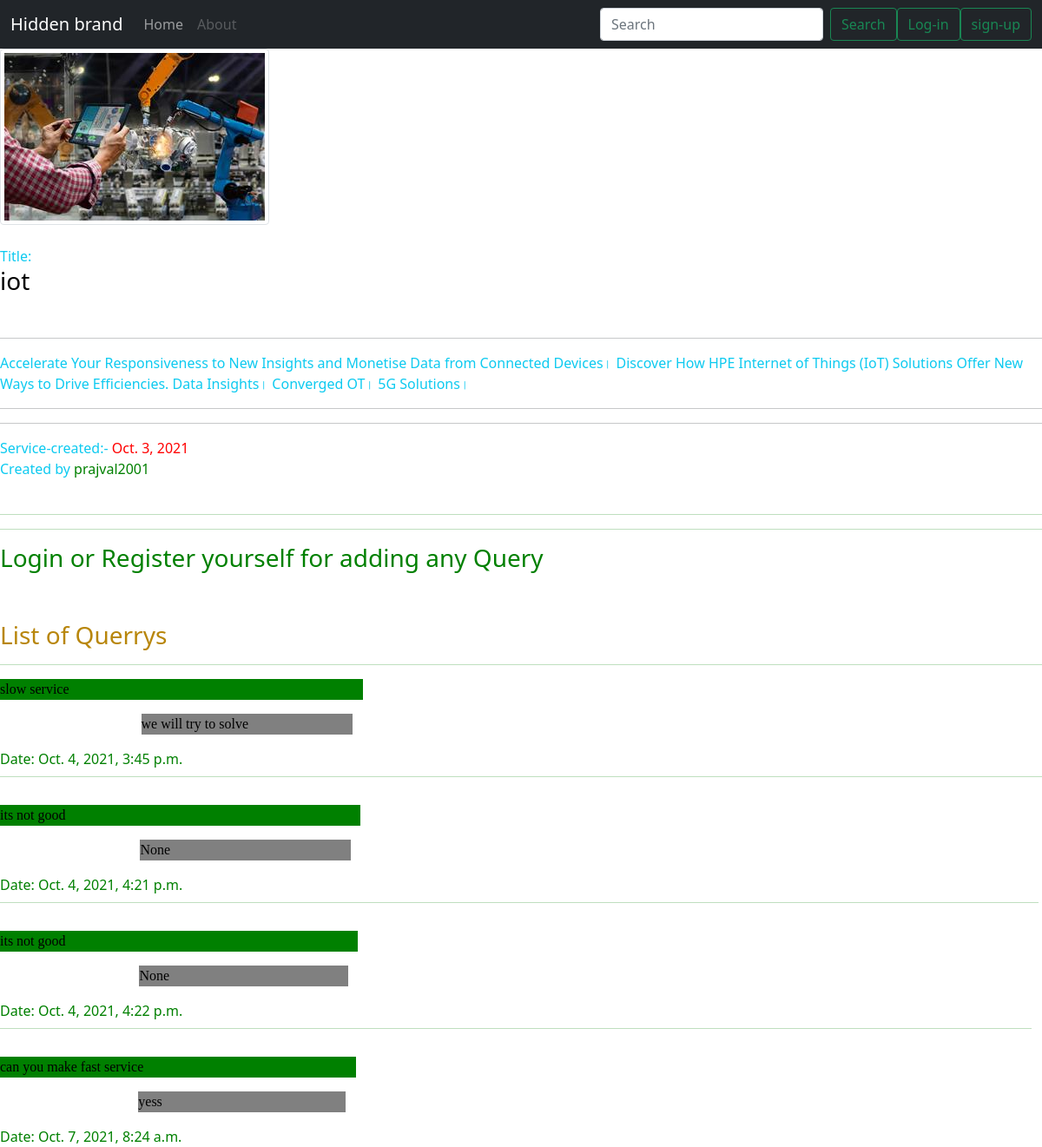
/post/detail/42, run on the app's committed database.
### service/models.py (models this page shows, shortened)
class Post(models.Model):
    title=models.CharField(max_length=150)
    body=models.TextField()
    liked=models.IntegerField(default=0)
    creator = models.ForeignKey(User, on_delete=CASCADE)
    updated=models.DateField(auto_now=True)
    created=models.DateField(auto_now_add=True)
    cover=models.ImageField(blank=True, null=True)

class Querry(models.Model):
    content=models.TextField()
    provider=models.ForeignKey(User,on_delete=CASCADE)
    post=models.ForeignKey(Post,on_delete=CASCADE, default=None)
    date_created=models.DateTimeField(auto_now_add=True,help_text="The date and time the Querry was created.")
    date_edited=models.DateTimeField(null=True,help_text="The date and time the Querry was last edited.")
    Answer=models.CharField(default=None,max_length=1000,null=True,blank=True)

### service/views.py (the view)
# urls.py: path('post/detail/<int:pk>',service.views.posts_detail,name='post_detail'),
def posts_detail(request,pk):
    user=[]
    context={}
    post=get_object_or_404(Post,pk=pk)
    userr=User.objects.filter(id=post.creator_id)
    lik=likee.objects.filter(user_like_id=pk)
    querys=post.querry_set.all()
    if post.creator_id==request.user.id:
        context={
                'post':post,
                'querrys':querys,
                'hider':True,
                'userr':userr[0]
                    }
    else:
        context={
                'post':post,
                'querrys':querys,
                'like':True,
                'hider':False,
                'userr':userr[0]
                        }
    return render(request,'detail.html',context)

### service/templates/detail.html (shortened to what this page needs)
{% extends 'base.html' %} {% block main %}
<img src="{{ post.cover.url }}" class="img-thumbnail" alt="..."><br><br>
<span class="text-info">Title:</span>
<h3 style="color:black">
    <span>{{ post.title }}</span></h3>
<br>
<hr>
<span class="text-info">{{ post.body }}</span>
<hr>
<hr>
<span class="text-info">Service-created:-</span>
<span style="color:red">{{ post.created }}
            <br>
            <span class="text-info">Created by</span>
<span style="color:green">{{ userr.username }}
            <br>
            <br>
            <hr>
            <hr>
            {% if user.is_authenticated %}
            <h3>Querrys</h1>
            {% csrf_token %}
            <form action="{% url 'add_querry' post.pk%}" method='post'>
                <div class="form-floating">
                    <textarea class="form-control" placeholder="Leave your Querry" name="logusername" style="height: 100px;"></textarea>
                    <label for="logusername">Querry</label>
                </div>
                {% csrf_token %}
                <button type="submit" class="btn btn-primary">Add Querry</button>
            </form>
            {% else %}
            <h3>Login or Register yourself for adding any Query</h3>
            {% endif %}
            <br><br>
              <h3 style="color: darkgoldenrod;">List of Querrys</h3>
            {% for query in querrys  %}
            <hr>
            <div class="row g-2">
                <div class="col-sm-7">
                    <div style="background-color: green; margin-right: 40%;">
                  <p style="color:black; font-family: Georgia, 'Times New Roman', Times, serif;">{{ query.content }}</p>
                </div>
                <div class="col-sm-7">
                    <div style="background-color:grey; margin-left: 40%;">
                  <p style="color:black; font-family: Georgia, 'Times New Roman', Times, serif;">{{ query.Answer }}</p>
                </div>
                </div>
                <div class="col-sm-7">
                Date: {{ query.date_created }}
                </div>
            </div>
            {% endfor %}
    {% endblock main %}

### data on the page
Post: cover (picture), title "iot", body "Accelerate Your Responsiveness to New Insights and Monetise Data from Connected Devices। Discover How HPE Internet of Things (IoT) Solutions Offer New Ways to Drive Efficiencies. Data Insights। Converged OT। 5G Solutions।", created "Oct. 3, 2021"
Querry: content "slow service", Answer "we will try to solve", date_created "Oct. 4, 2021, 3:45 p.m."
Querry: content "its not good", Answer "None", date_created "Oct. 4, 2021, 4:21 p.m."
Querry: content "its not good", Answer "None", date_created "Oct. 4, 2021, 4:22 p.m."
Querry: content "can you make fast service", Answer "yess", date_created "Oct. 7, 2021, 8:24 a.m."

### other printed values
{{ userr.username }} "prajval2001"
